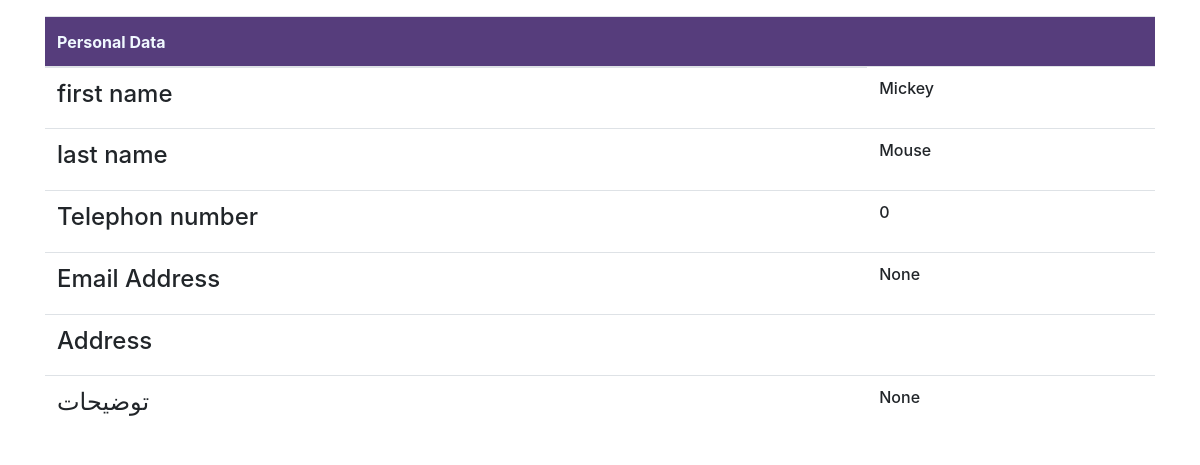
/list/1/, run on the app's committed database.
### create_customer/models.py (models this page shows, shortened)
class PersonalData(models.Model):
	first_name = models.CharField("First name", max_length=255)
	last_name = models.CharField("Last name", max_length=255)
	email = models.EmailField(blank=True, null=True)
	phone = models.CharField(max_length=20)
	address =  models.TextField(blank=True, null=True)
	description = models.TextField(blank=True, null=True)

### create_customer/views.py (the view)
# urls.py: path('list/<int:pk>/',views.detail,name='detail')
def detail(request,pk):
    user = PersonalData.objects.get(pk=pk)
    return render(request,'list/detail.html',{'user':user})

### create_customer/templates/list/detail.html (shortened to what this page needs)
<!DOCTYPE html>
<html lang="en">
<head>
    <link rel="stylesheet" href="https://stackpath.bootstrapcdn.com/bootstrap/4.3.1/css/bootstrap.min.css">
    {% load static %}
    <link rel="stylesheet" href="{% static 'list/style.css' %}">
</head>
<body>
    <div class="container">
        {% if user %}
        <table class="table mt-3">
            <thead class="mytable">
                <tr>
                    <th>Personal Data</th>
                    <td></td>
                </tr>
            </thead>
            <tbody>
                <tr>
                    <td>
                        <h4>first name</h4>
                    </td>
                    <td>
                        <h6>{{user.first_name}}</h6>
                    </td>
                </tr>
                <tr>
                    <td>
                        <h4>last name</h4>
                    </td>
                    <td>
                        <h6>{{user.last_name}}</h6>
                    </td>
                </tr>
                <tr>
                    <td>
                        <h4>Telephon number</h4>
                    </td>
                    <td>
                        <h6>{{user.phone}}</h6>
                    </td>
                </tr>
                <tr>
                    <td>
                        <h4>Email Address</h4>
                    </td>
                    <td>
                        <h6>{{user.email}}</h6>
                    </td>
                </tr>
                <tr>
                    <td>
                        <h4> Address</h4>
                    </td>
                    <td>
                    </td>
                </tr>
                <tr>
                    <td>
                        <h4>توضیحات</h4>
                    </td>
                    <td>
                        <h6>{{user.description}}</h6>
                    </td>
                </tr>
            </tbody>
        </table>
        {% endif %}
    </div>
</body>
</html>

### create_customer/static/list/style.css (style rules this page uses)
.mytable { background-color: #563d7c; color: aliceblue; }
thead { height: 50px; }

### data on the page
PersonalData: first_name "Mickey", last_name "Mouse", phone "0", email "None", description "None"
